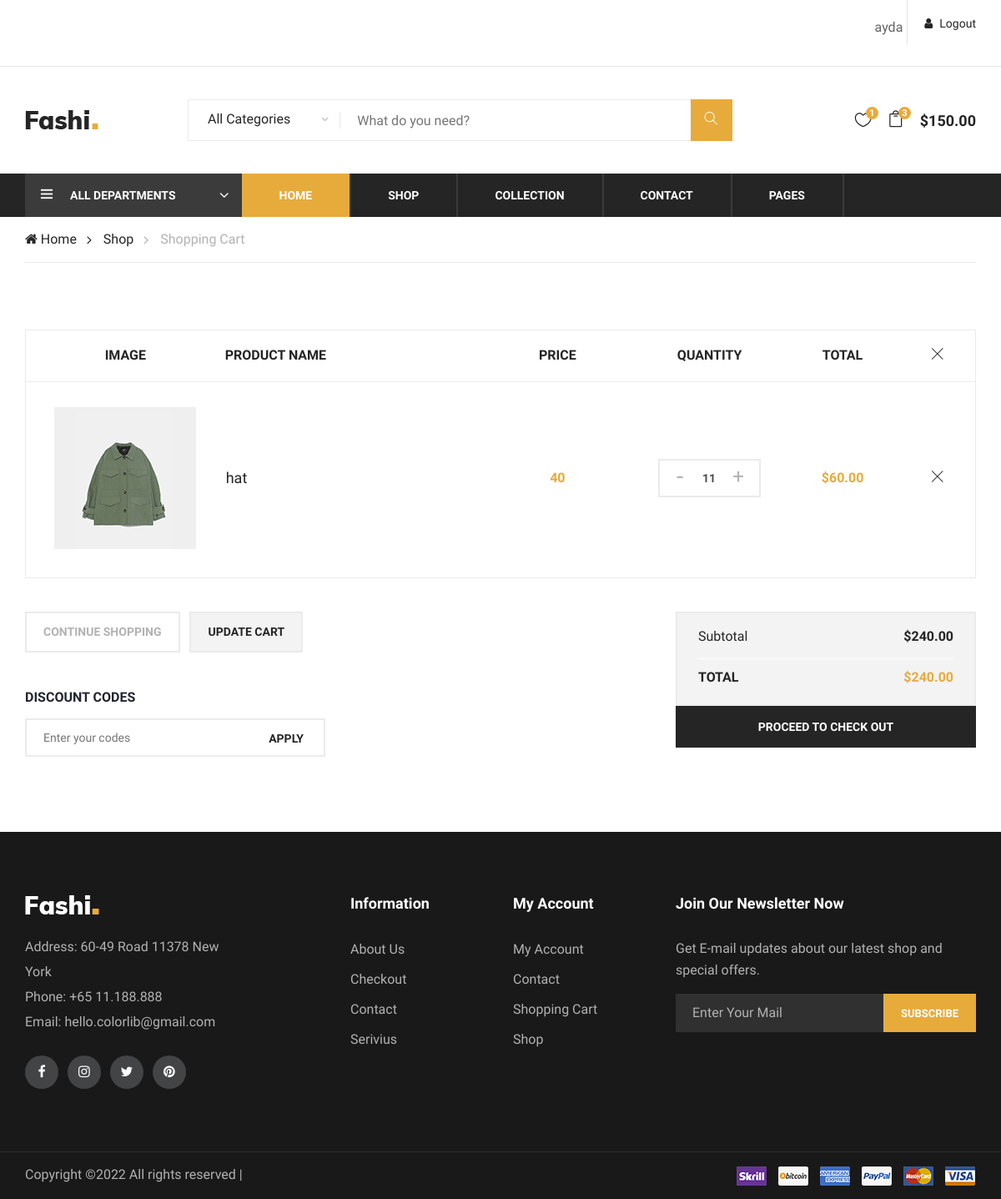
/cart/all (signed in), run on the app's committed database.
### base/models.py (models this page shows, shortened)
class Cart(models.Model):
    user=models.ForeignKey(User,on_delete=models.CASCADE)
    product=models.ForeignKey(Product, on_delete=models.CASCADE)
    count=models.TextField(default='')

class Product(models.Model):
    category=models.ForeignKey(Category, on_delete=models.CASCADE)
    admin=models.ForeignKey(User,on_delete=models.CASCADE)
    name= models.CharField(max_length=300)
    price=models.CharField(max_length=20)
    image=models.ImageField(null=True, max_length=100,default='')
    description=models.TextField(null=False,blank=False)
    stock=models.IntegerField()
    discount=models.IntegerField(null=True,blank=True)
    updated=models.DateTimeField(auto_now=True)
    created=models.DateTimeField(auto_now_add=True)
    class Meta:
        ordering=['-updated','-created']

### base/views.py (the view, shortened to what this page needs)
# urls.py: path('cart/<str:pk>',views.cart,name='cart'),
@login_required(login_url='loginUser')
def cart(request,pk):
    cartItems=Cart.objects.filter(Q(user=request.user))
    if pk=='all':
        context={'cartObjs':cartItems}
        return render(request,'base/cart.html',context)
    context={'cartObjs':cartItems}
    return render(request,'base/cart.html',context)

### base/templates/base/cart.html
{%extends 'main.html'%}
{% block content%}
{% load static%}
    <div class="breacrumb-section">
        <div class="container">
            <div class="row">
                <div class="col-lg-12">
                    <div class="breadcrumb-text product-more">
                        <a href="{%url 'home'%}"><i class="fa fa-home"></i> Home</a>
                        <a href="{% url 'shop' %}">Shop</a>
                        <span>Shopping Cart</span>
                    </div>
                </div>
            </div>
        </div>
    </div>
    <section class="shopping-cart spad">
        <div class="container">
            <div class="row">
                <div class="col-lg-12">
                    <div class="cart-table">
                        <table>
                            <thead>
                                <tr>
                                    <th>Image</th>
                                    <th class="p-name">Product Name</th>
                                    <th>Price</th>
                                    <th>Quantity</th>
                                    <th>Total</th>
                                    <th><i class="ti-close"></i></th>
                                </tr>
                            </thead>
                            <tbody>
                                {%for cart in cartObjs%}
                                <tr>
                                    <td class="cart-pic first-row"><img src="{%static 'img/cart-page/product-1.jpg'%}" alt=""></td>
                                    <td class="cart-title first-row">
                                        <h5>{{cart.product.name}}</h5>
                                    </td>
                                    <td class="p-price first-row">{{cart.product.price}}</td>
                                    <td class="qua-col first-row">
                                        <div class="quantity">
                                            <div class="pro-qty">
                                                <input type="text" value="{{cart.count}}">
                                            </div>
                                        </div>
                                    </td>
                                    <td class="total-price first-row">$60.00</td>
                                    <td class="close-td first-row"><i class="ti-close"></i></td>
                                </tr>
                                {%endfor%}
                            </tbody>
                        </table>
                    </div>
                    <div class="row">
                        <div class="col-lg-4">
                            <div class="cart-buttons">
                                <a href="#" class="primary-btn continue-shop">Continue shopping</a>
                                <a href="#" class="primary-btn up-cart">Update cart</a>
                            </div>
                            <div class="discount-coupon">
                                <h6>Discount Codes</h6>
                                <form action="#" class="coupon-form">
                                    <input type="text" placeholder="Enter your codes">
                                    <button type="submit" class="site-btn coupon-btn">Apply</button>
                                </form>
                            </div>
                        </div>
                        <div class="col-lg-4 offset-lg-4">
                            <div class="proceed-checkout">
                                <ul>
                                    <li class="subtotal">Subtotal <span>$240.00</span></li>
                                    <li class="cart-total">Total <span>$240.00</span></li>
                                </ul>
                                <a href="{%url 'checkbill'%}" class="proceed-btn">PROCEED TO CHECK OUT</a>
                            </div>
                        </div>
                    </div>
                </div>
            </div>
        </div>
    </section>
{%endblock%}

### templates/header.html (shortened to what this page needs)
<header class="header-section">
    <div class="header-top">
        <div class="container">
            <div class="ht-right">
                {% if request.user.is_authenticated %}
                <a href="{% url 'logoutUser'%}" class="login-panel"><i class="fa fa-user"></i>Logout</a>
                {%else%}
                <a href="{% url 'loginUser'%}" class="login-panel"><i class="fa fa-user"></i>Login</a>
                {%endif%}
                <div class="lan-selector">
                    {% if request.user.is_authenticated %}
                   <p style="padding: 5px;"> {{request.user}}</p>
                   {%endif%}
                </div>
            </div>
        </div>
    </div>
    <div class="container">
        <div class="inner-header">
            <div class="row">
                <div class="col-lg-2 col-md-2">
                    <div class="logo">
                        <a href="{%url 'home'%}">
                            <img src="img/logo.png" alt="">
                        </a>
                    </div>
                </div>
                <div class="col-lg-7 col-md-7">
                    <form method="GET" action="{% url 'home'%}">
                    <div class="advanced-search">
                        <button type="button" class="category-btn">All Categories</button>
                        <div class="input-group">
                            <input type="text" name="q" placeholder="What do you need?">
                            <button type="button"><i class="ti-search"></i></button>
                        </div>
                    </div>
                </form>
                </div>
                <div class="col-lg-3 text-right col-md-3">
                    <ul class="nav-right">
                        <li class="heart-icon">
                            <a href="#">
                                <i class="icon_heart_alt"></i>
                                <span>1</span>
                            </a>
                        </li>
                        <li class="cart-icon">
                            <a href="{%url 'cart' pk='all'%}">
                                <i class="icon_bag_alt"></i>
                                <span>3</span>
                            </a>
                        </li>
                        <li class="cart-price">$150.00</li>
                    </ul>
                </div>
            </div>
        </div>
    </div>
    <div class="nav-item">
        <div class="container">
            <div class="nav-depart">
                <div class="depart-btn">
                    <i class="ti-menu"></i>
                    <span>All departments</span>
                </div>
            </div>
            <nav class="nav-menu mobile-menu">
                <ul>
                    <li class="active"><a href="{%url 'home'%}">Home</a></li>
                    <li><a href="{% url 'shop'  %}">Shop</a></li>
                    <li><a href="#">Collection</a>
                    </li>
                    <li><a href="{%url 'contact'%}">Contact</a></li>
                    <li><a href="#">Pages</a>
                    </li>
                </ul>
            </nav>
        </div>
    </div>
</header>

### data on the page
Cart: product.name "hat", product.price "40", count "11"

### other printed values
{{ request.user }} "ayda"
